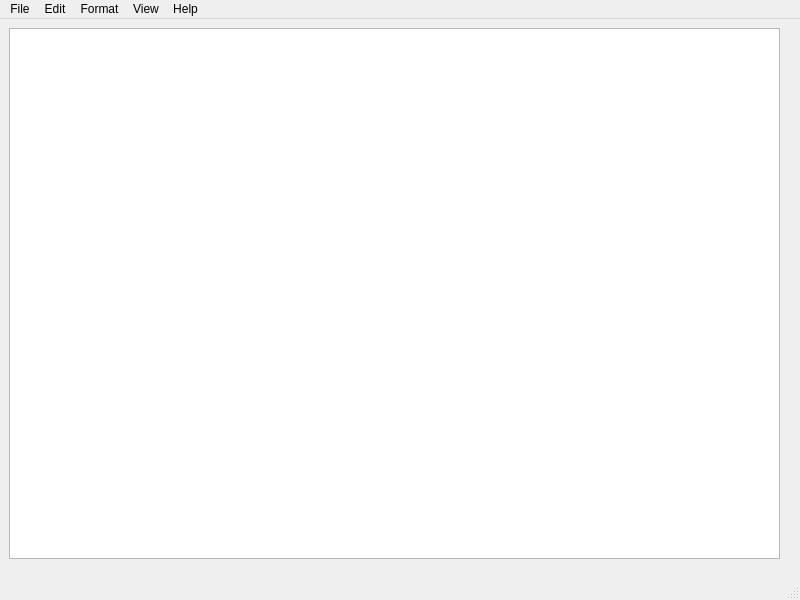
<?xml version="1.0" encoding="UTF-8"?>
<ui version="4.0">
 <class>MainWindow</class>
 <widget class="QMainWindow" name="MainWindow">
  <property name="geometry">
   <rect>
    <x>0</x>
    <y>0</y>
    <width>800</width>
    <height>600</height>
   </rect>
  </property>
  <property name="windowTitle">
   <string>MainWindow</string>
  </property>
  <widget class="QWidget" name="centralwidget">
   <widget class="QWidget" name="verticalLayoutWidget">
    <property name="geometry">
     <rect>
      <x>9</x>
      <y>9</y>
      <width>771</width>
      <height>531</height>
     </rect>
    </property>
    <layout class="QVBoxLayout" name="verticalLayout">
     <item>
      <widget class="QTextEdit" name="textEdit"/>
     </item>
    </layout>
   </widget>
  </widget>
  <widget class="QMenuBar" name="menubar">
   <property name="geometry">
    <rect>
     <x>0</x>
     <y>0</y>
     <width>800</width>
     <height>21</height>
    </rect>
   </property>
   <widget class="QMenu" name="menuFile">
    <property name="title">
     <string>File</string>
    </property>
    <addaction name="actionNew"/>
    <addaction name="actionOpen"/>
    <addaction name="actionSave"/>
    <addaction name="actionSave_As"/>
    <addaction name="separator"/>
    <addaction name="actionPrint"/>
    <addaction name="actionQuit"/>
   </widget>
   <widget class="QMenu" name="menuEdit">
    <property name="title">
     <string>Edit</string>
    </property>
    <addaction name="actionUndo"/>
    <addaction name="actionRedo"/>
    <addaction name="separator"/>
    <addaction name="actionCpoy"/>
    <addaction name="actionCut"/>
    <addaction name="actionPaste"/>
    <addaction name="separator"/>
    <addaction name="actionFind"/>
    <addaction name="actionReplace"/>
   </widget>
   <widget class="QMenu" name="menuFormat">
    <property name="title">
     <string>Format</string>
    </property>
    <addaction name="actionFont"/>
   </widget>
   <widget class="QMenu" name="menuView">
    <property name="title">
     <string>View</string>
    </property>
    <addaction name="actionZoom_In"/>
    <addaction name="actionZoom_Out"/>
   </widget>
   <widget class="QMenu" name="menuHelp">
    <property name="title">
     <string>Help</string>
    </property>
    <addaction name="actionTutorials"/>
    <addaction name="actionKeyboard_SHortcuts"/>
    <addaction name="separator"/>
    <addaction name="actionAbout_Poom_Pad"/>
   </widget>
   <addaction name="menuFile"/>
   <addaction name="menuEdit"/>
   <addaction name="menuFormat"/>
   <addaction name="menuView"/>
   <addaction name="menuHelp"/>
  </widget>
  <widget class="QStatusBar" name="statusbar"/>
  <action name="actionNew">
   <property name="text">
    <string>New</string>
   </property>
   <property name="shortcut">
    <string>Ctrl+N</string>
   </property>
  </action>
  <action name="actionOpen">
   <property name="text">
    <string>Open</string>
   </property>
   <property name="shortcut">
    <string>Ctrl+E</string>
   </property>
  </action>
  <action name="actionSave">
   <property name="text">
    <string>Save</string>
   </property>
   <property name="shortcut">
    <string>Ctrl+S</string>
   </property>
  </action>
  <action name="actionSave_As">
   <property name="text">
    <string>Save As</string>
   </property>
   <property name="shortcut">
    <string>Ctrl+Shift+S</string>
   </property>
  </action>
  <action name="actionPrint">
   <property name="text">
    <string>Print</string>
   </property>
   <property name="shortcut">
    <string>Ctrl+D</string>
   </property>
  </action>
  <action name="actionQuit">
   <property name="text">
    <string>Quit</string>
   </property>
   <property name="shortcut">
    <string>Ctrl+Q</string>
   </property>
  </action>
  <action name="actionUndo">
   <property name="text">
    <string>Undo</string>
   </property>
   <property name="shortcut">
    <string>Ctrl+Z</string>
   </property>
  </action>
  <action name="actionRedo">
   <property name="text">
    <string>Redo</string>
   </property>
   <property name="shortcut">
    <string>Ctrl+Shift+Z</string>
   </property>
  </action>
  <action name="actionCpoy">
   <property name="text">
    <string>Copy</string>
   </property>
   <property name="shortcut">
    <string>Ctrl+C</string>
   </property>
  </action>
  <action name="actionCut">
   <property name="text">
    <string>Cut</string>
   </property>
   <property name="shortcut">
    <string>Ctrl+X</string>
   </property>
  </action>
  <action name="actionPaste">
   <property name="text">
    <string>Paste</string>
   </property>
   <property name="shortcut">
    <string>Ctrl+V</string>
   </property>
  </action>
  <action name="actionFind">
   <property name="text">
    <string>Find</string>
   </property>
   <property name="shortcut">
    <string>Ctrl+F</string>
   </property>
  </action>
  <action name="actionReplace">
   <property name="text">
    <string>Replace</string>
   </property>
   <property name="shortcut">
    <string>Ctrl+R</string>
   </property>
  </action>
  <action name="actionFont">
   <property name="text">
    <string>Font</string>
   </property>
   <property name="shortcut">
    <string>Ctrl+Alt+F</string>
   </property>
  </action>
  <action name="actionZoom_In">
   <property name="text">
    <string>Zoom In</string>
   </property>
   <property name="shortcut">
    <string>Ctrl++</string>
   </property>
  </action>
  <action name="actionZoom_Out">
   <property name="text">
    <string>Zoom Out</string>
   </property>
   <property name="shortcut">
    <string>Ctrl+-</string>
   </property>
  </action>
  <action name="actionTutorials">
   <property name="text">
    <string>Tutorials</string>
   </property>
   <property name="shortcut">
    <string>Alt+Shift+T</string>
   </property>
  </action>
  <action name="actionKeyboard_SHortcuts">
   <property name="text">
    <string>Keyboard Shortcuts</string>
   </property>
   <property name="shortcut">
    <string>Alt+Shift+D</string>
   </property>
  </action>
  <action name="actionAbout_Poom_Pad">
   <property name="text">
    <string>About Poom Pad</string>
   </property>
   <property name="shortcut">
    <string>Alt+Shift+A</string>
   </property>
  </action>
 </widget>
 <resources/>
 <connections/>
</ui>
